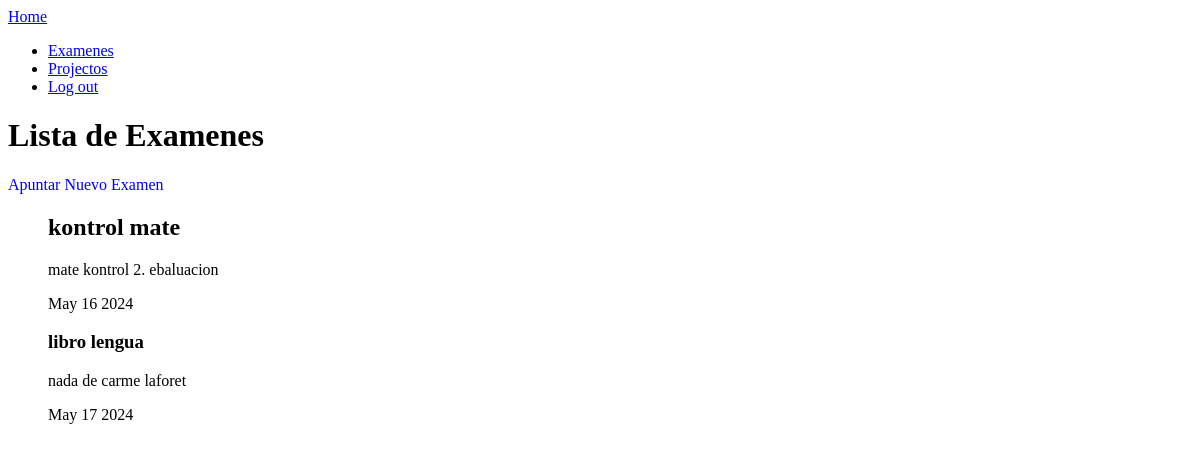
Page /exams/ (signed in) on the earlier database version.
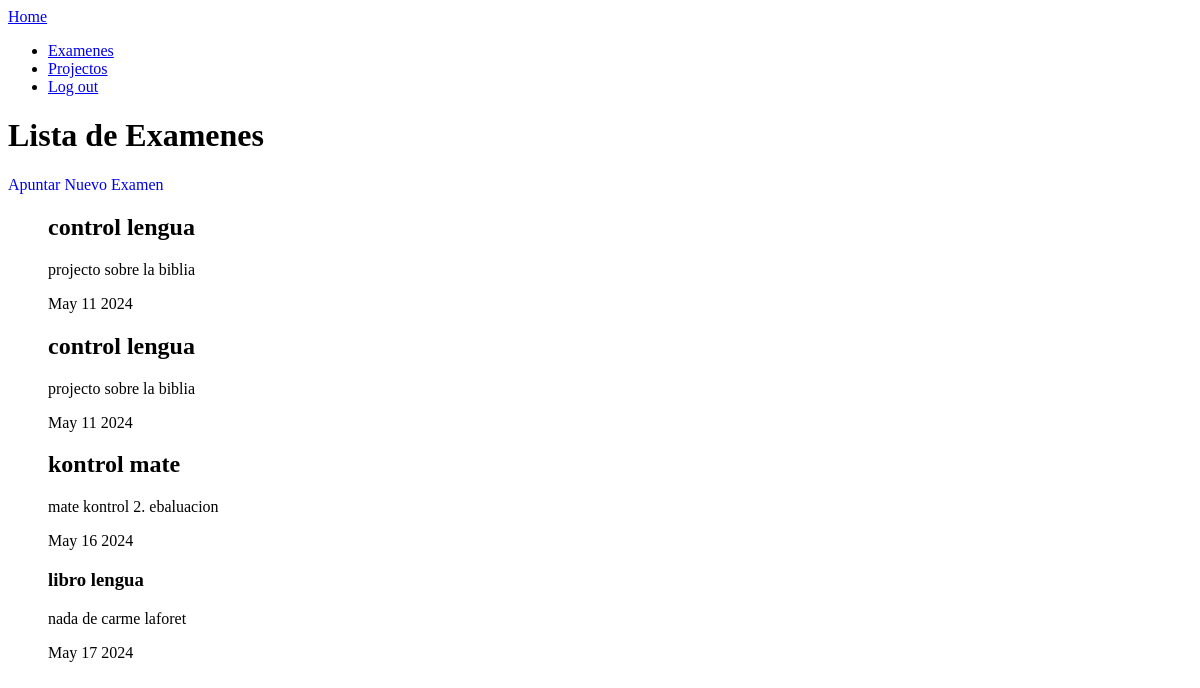
Same page on the later database version.
### mycalendar/models.py (models this page shows, shortened)
class Exam(models.Model):
    title = models.CharField(max_length=200)
    description = models.TextField(blank=True)
    created = models.DateTimeField(auto_now_add=True)
    examdate = models.DateTimeField(blank=True)
    hard = models.BooleanField(default=False)
    user = models.ForeignKey(User, on_delete=models.CASCADE)

### mycalendar/views.py (the view)
# urls.py: path('exams/', views.exams, name='exams'),
@login_required
def exams(request):
    exams = Exam.objects.filter(user=request.user)
    return render(request, 'exam/exams.html', {
        'exams': exams
    })

### mycalendar/templates/exam/exams.html
{% extends "base.html" %} {% block content %}
<main>
  <div>
    <h1>Lista de Examenes</h1>
    <a style="text-decoration: none" href="{% url 'create_exam' %}"
      >Apuntar Nuevo Examen</a
    >
    <ul>
      {% for exam in exams|dictsort:"examdate" %}
      <a
        style="text-decoration: none; color: black"
        href="{% url 'exam_detail' exam.id %}"
      >
        <header>
          {% if exam.hard %}
          <h2>{{exam.title}}</h2>
          {% else %}
          <h3>{{exam.title}}</h3>
          {% endif %}
        </header>
        <p>{{exam.description}}</p>
        <p>{{exam.examdate|date:'M j Y'}}</p>
        {% endfor %}
      </a>
    </ul>
  </div>
</main>
{% endblock %}

Differences in the rows shown:
added Exam: title "control lengua", description "projecto sobre la biblia", examdate "May 11 2024"
added Exam: title "control lengua", description "projecto sobre la biblia", examdate "May 11 2024"
